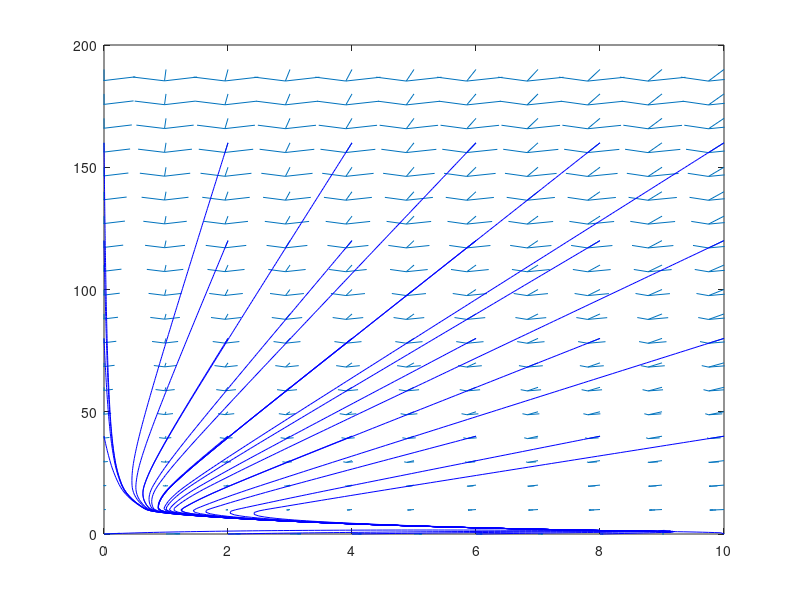
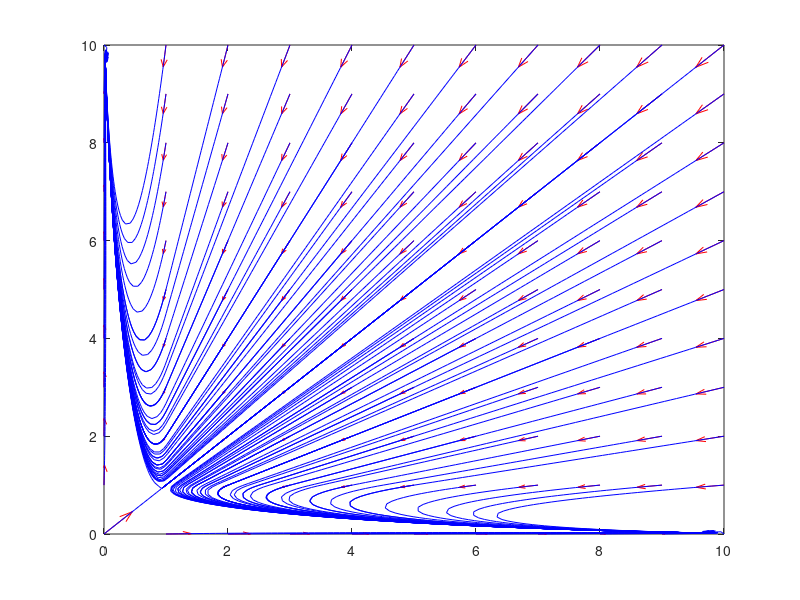

The MATLAB script that drew these images, in order: (Note: this script raises an error after producing the figures.)
%% PART B%%
% for n=1
figure(1)
fun1=@(v) 10/(1+v);
fun2=@(v) 10/v-1;
fplot(fun1,'k-');
hold on;
fplot(fun2,'r-');
hold off;
xlim([0 10]);
ylim([0 190]);
% for n=2
figure(2)
fun1=@(v) 10/(1+v^2);
fun2=@(v) (10/v-1)^0.5;
fplot(fun1,'k-');
hold on;
fplot(fun2,'r-');
hold off;
xlim([0 10]);
ylim([0 10]);
%% PART C %%
% when n=1
figure (1);
[v,u]=meshgrid(0:1:10,0:10:190);
dudt=10./(1+v)-u;
dvdt=10./(1+u)-v;
quiver(v,u,dvdt,dudt,0.5);
hold on;
[startv,startu]=meshgrid(0:2:10,0:40:190); 
streamline(v,u,dvdt,dudt,startv,startu);
hold off;
xlim([0,10]);
% when n=2
figure (2);
[v,u]=meshgrid(0:1:10,0:1:10);
dudt=10./(1+v^2)-u;
dvdt=10./(1+u^2)-v;
quiver(v,u,dvdt,dudt,0.5,'r');
hold on;
startv=0:1:10;
startu=0:1:10; 
streamline(v,u,dvdt,dudt,v,u);
hold off;
xlim([0,10]);
ylim([0 10]);
%% Part D Assume a=10 and n=2
syms vs us 
f=10/(1+vs^2)-us;
g=10/(1+us^2)-vs;
dfdvs=diff(f,vs);dfdus=diff(f,us);
dgdvs=diff(g,vs);dgdus=diff(g,us);
J=[dfdvs dfdus;dgdvs dgdus];
%% Part E
% when n =1
syms v
eqn=10/(1+v)==10/v-1;
vs=solve(eqn,v);
us=10/(1+2.7016);
syms vs us
f=10/(1+vs)-us;
g=10/(1+us)-vs;
dfdvs=diff(f,vs);dfdus=diff(f,us);
dgdvs=diff(g,vs);dgdus=diff(g,us);
J=[dfdvs dfdus;dgdvs dgdus];

J =[ -10/(2.7015 + 1)^2,-1;-1, -10/(2.7016 + 1)^2];
e1=eig(J);

% when n=2
syms v
eqn=10/(1+v^2)==(10/v-1)^0.5;
vs=solve(eqn,v);
vs=[0.101 2 9.8990];
us=10./(1+vs.^2);
J1=[ -(20*vs(1))/(vs(1)^2 + 1)^2,-1; -1, -(20*us(1))/(us(1)^2 + 1)^2];
J2=[ -(20*vs(2))/(vs(2)^2 + 1)^2,-1; -1, -(20*us(2))/(us(2)^2 + 1)^2];
J3=[ -(20*vs(3))/(vs(3)^2 + 1)^2,-1; -1, -(20*us(3))/(us(3)^2 + 1)^2];
e1=eig(J1);e2=eig(J2);e3=eig(J3);